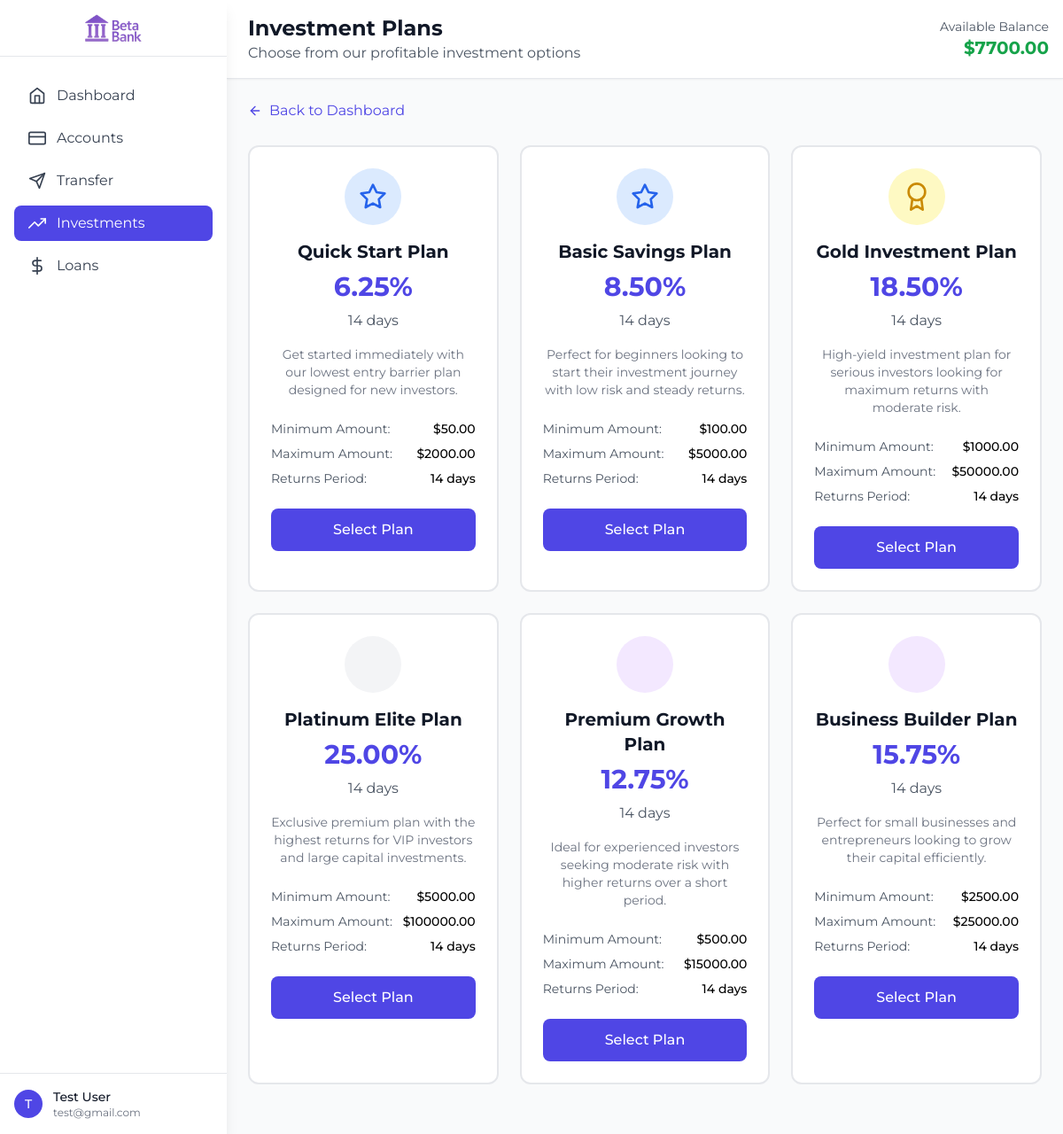
The page /investments/plans/ (signed in) on the database its author committed.
### banking/models.py (models this page shows, shortened)
class BankAccount(models.Model):
    ACCOUNT_TYPES = [
        ("checking", "Checking Account"),
        ("savings", "Savings Account"),
        ("business", "Business Account"),
        ("premium", "Premium Account"),
    ]
    user = models.ForeignKey(
        User, on_delete=models.CASCADE, related_name="bank_accounts"
    )
    account_type = models.CharField(
        max_length=20, choices=ACCOUNT_TYPES, default="checking"
    )
    account_number = models.CharField(max_length=16, unique=True, blank=True)
    balance = models.DecimalField(
        max_digits=15, decimal_places=2, default=Decimal("0.00")
    )
    is_active = models.BooleanField(default=True)
    is_primary = models.BooleanField(default=False)
    created_at = models.DateTimeField(auto_now_add=True)
    updated_at = models.DateTimeField(auto_now=True)
    class Meta:
        verbose_name = "Bank Account"
        verbose_name_plural = "Bank Accounts"

### investments/models.py (models this page shows, shortened)
class InvestmentPlan(models.Model):
    PLAN_TYPES = [
        ("basic", "Basic Plan"),
        ("premium", "Premium Plan"),
        ("gold", "Gold Plan"),
        ("platinum", "Platinum Plan"),
    ]
    name = models.CharField(max_length=100)
    plan_type = models.CharField(max_length=20, choices=PLAN_TYPES, default="basic")
    description = models.TextField()
    minimum_amount = models.DecimalField(
        max_digits=15, decimal_places=2, default=Decimal("100.00")
    )
    maximum_amount = models.DecimalField(
        max_digits=15, decimal_places=2, null=True, blank=True
    )
    interest_rate = models.DecimalField(
        max_digits=5,
        decimal_places=2,
        help_text="Interest rate as percentage (e.g., 15.50)",
    )
    duration_days = models.IntegerField(
        default=14, help_text="Investment duration in days"
    )
    is_active = models.BooleanField(default=True)
    created_at = models.DateTimeField(auto_now_add=True)
    updated_at = models.DateTimeField(auto_now=True)
    class Meta:
        ordering = ["plan_type", "minimum_amount"]

### investments/views.py (the view)
# urls.py: path("plans/", views.investment_plans, name="plans"),
@login_required
def investment_plans(request):
    plans = InvestmentPlan.objects.filter(is_active=True)
    primary_account = BankAccount.objects.filter(
        user=request.user, is_primary=True
    ).first()
    context = {
        "plans": plans,
        "primary_account": primary_account,
    }
    return render(request, "investments/plans.html", context)

### templates/investments/plans.html (shortened to what this page needs)
{% load static %}
<!DOCTYPE html>
<html lang="en">
<head>
    <script src="https://cdn.tailwindcss.com"></script>
</head>
<body class="bg-gray-50">
    <div id="sidebar" class="fixed inset-y-0 left-0 z-50 w-64 bg-white shadow-lg transform -translate-x-full md:translate-x-0 transition-transform duration-300 ease-in-out">
        <div class="flex flex-col h-full">
            <div class="flex items-center justify-center h-16 border-b border-gray-200">
                <img src="{% static 'photos/beta_logo.png' %}" alt="BetaBank" class="h-8">
            </div>
            <nav class="flex-1 px-4 py-6 space-y-2">
                <a href="{% url 'accounts:dashboard' %}" class="flex items-center px-4 py-2 text-gray-700 rounded-lg hover:bg-gray-100">
                    <i data-feather="home" class="w-5 h-5 mr-3"></i>
                    Dashboard
                </a>
                <a href="/banking/accounts/" class="flex items-center px-4 py-2 text-gray-700 rounded-lg hover:bg-gray-100">
                    <i data-feather="credit-card" class="w-5 h-5 mr-3"></i>
                    Accounts
                </a>
                <a href="{% url 'transactions:transfer' %}" class="flex items-center px-4 py-2 text-gray-700 rounded-lg hover:bg-gray-100">
                    <i data-feather="send" class="w-5 h-5 mr-3"></i>
                    Transfer
                </a>
                <a href="#" class="flex items-center px-4 py-2 text-white bg-indigo-600 rounded-lg">
                    <i data-feather="trending-up" class="w-5 h-5 mr-3"></i>
                    Investments
                </a>
                <a href="/loans/" class="flex items-center px-4 py-2 text-gray-700 rounded-lg hover:bg-gray-100">
                    <i data-feather="dollar-sign" class="w-5 h-5 mr-3"></i>
                    Loans
                </a>
            </nav>
            <div class="p-4 border-t border-gray-200">
                <div class="flex items-center">
                    <div class="w-8 h-8 bg-indigo-600 rounded-full flex items-center justify-center">
                        <span class="text-white font-medium text-sm">{{ user.first_name.0|default:user.username.0 }}</span>
                    </div>
                    <div class="ml-3">
                        <p class="text-sm font-medium text-gray-900">{{ user.get_full_name|default:user.username }}</p>
                        <p class="text-xs text-gray-500">{{ user.email }}</p>
                    </div>
                </div>
            </div>
        </div>
    </div>
    <div class="md:ml-64">
        <header class="bg-white shadow-sm border-b border-gray-200">
            <div class="flex items-center justify-between px-4 py-4">
                <div class="flex items-center">
                    <div class="ml-2">
                        <h1 class="text-2xl font-bold text-gray-900">Investment Plans</h1>
                        <p class="text-gray-600">Choose from our profitable investment options</p>
                    </div>
                </div>
                <div class="flex items-center space-x-4">
                    <div class="text-right">
                        <p class="text-sm text-gray-600">Available Balance</p>
                        <p class="text-xl font-bold text-green-600">${{ primary_account.balance|floatformat:2|default:"0.00" }}</p>
                    </div>
                </div>
            </div>
        </header>
        <main class="p-4 md:p-6 pb-20 md:pb-6">
            <div class="mb-6">
                <a href="{% url 'investments:dashboard' %}" class="inline-flex items-center text-indigo-600 hover:text-indigo-800">
                    <i data-feather="arrow-left" class="w-4 h-4 mr-2"></i>
                    Back to Dashboard
                </a>
            </div>
            <div class="grid grid-cols-1 md:grid-cols-2 lg:grid-cols-3 gap-6 mb-8">
                {% for plan in plans %}
                <div class="plan-card bg-white border-2 border-gray-200 rounded-xl p-6 cursor-pointer card-hover" onclick="selectPlan({{ plan.id }})">
                    <div class="text-center">
                        <div class="w-16 h-16 bg-{% if plan.plan_type == 'basic' %}blue{% elif plan.plan_type == 'premium' %}purple{% elif plan.plan_type == 'gold' %}yellow{% else %}gray{% endif %}-100 rounded-full mx-auto mb-4 flex items-center justify-center">
                            <i data-feather="{% if plan.plan_type == 'basic' %}star{% elif plan.plan_type == 'premium' %}crown{% elif plan.plan_type == 'gold' %}award{% else %}diamond{% endif %}" class="w-8 h-8 text-{% if plan.plan_type == 'basic' %}blue{% elif plan.plan_type == 'premium' %}purple{% elif plan.plan_type == 'gold' %}yellow{% else %}gray{% endif %}-600"></i>
                        </div>
                        <h3 class="text-xl font-bold text-gray-900 mb-2">{{ plan.name }}</h3>
                        <div class="text-3xl font-bold text-indigo-600 mb-2">{{ plan.interest_rate }}%</div>
                        <p class="text-gray-600 mb-4">{{ plan.duration_days }} days</p>
                        <p class="text-sm text-gray-500 mb-6">{{ plan.description }}</p>
                        <div class="space-y-2 mb-6">
                            <div class="flex items-center justify-between text-sm">
                                <span class="text-gray-600">Minimum Amount:</span>
                                <span class="font-medium">${{ plan.minimum_amount|floatformat:2 }}</span>
                            </div>
                            {% if plan.maximum_amount %}
                            <div class="flex items-center justify-between text-sm">
                                <span class="text-gray-600">Maximum Amount:</span>
                                <span class="font-medium">${{ plan.maximum_amount|floatformat:2 }}</span>
                            </div>
                            {% endif %}
                            <div class="flex items-center justify-between text-sm">
                                <span class="text-gray-600">Returns Period:</span>
                                <span class="font-medium">{{ plan.duration_days }} days</span>
                            </div>
                        </div>
                        <button class="w-full bg-indigo-600 text-white py-3 px-4 rounded-lg hover:bg-indigo-700 transition-colors font-medium">
                            Select Plan
                        </button>
                    </div>
                </div>
                {% endfor %}
            </div>
        </main>
    </div>
</body>
</html>

### templates/investments/plans.html (style rules this page uses)
* { font-family: 'Montserrat', sans-serif; }
.card-hover { transition: all 0.3s ease; }

### rows shown on the page
BankAccount: balance "7700.00"
InvestmentPlan: name "Quick Start Plan", interest_rate "6.25", duration_days "14", description "Get started immediately with our lowest entry barrier plan designed for new investors.", minimum_amount "50.00", maximum_amount "2000.00"
InvestmentPlan: name "Basic Savings Plan", interest_rate "8.50", duration_days "14", description "Perfect for beginners looking to start their investment journey with low risk and steady returns.", minimum_amount "100.00", maximum_amount "5000.00"
InvestmentPlan: name "Gold Investment Plan", interest_rate "18.50", duration_days "14", description "High-yield investment plan for serious investors looking for maximum returns with moderate risk.", minimum_amount "1000.00", maximum_amount "50000.00"
InvestmentPlan: name "Platinum Elite Plan", interest_rate "25.00", duration_days "14", description "Exclusive premium plan with the highest returns for VIP investors and large capital investments.", minimum_amount "5000.00", maximum_amount "100000.00"
InvestmentPlan: name "Premium Growth Plan", interest_rate "12.75", duration_days "14", description "Ideal for experienced investors seeking moderate risk with higher returns over a short period.", minimum_amount "500.00", maximum_amount "15000.00"
InvestmentPlan: name "Business Builder Plan", interest_rate "15.75", duration_days "14", description "Perfect for small businesses and entrepreneurs looking to grow their capital efficiently.", minimum_amount "2500.00", maximum_amount "25000.00"

### other values the page prints
{{ user.first_name.0|default:user.username.0 }} "T"
{{ user.get_full_name|default:user.username }} "Test User"
{{ user.email }} "test@gmail.com"
